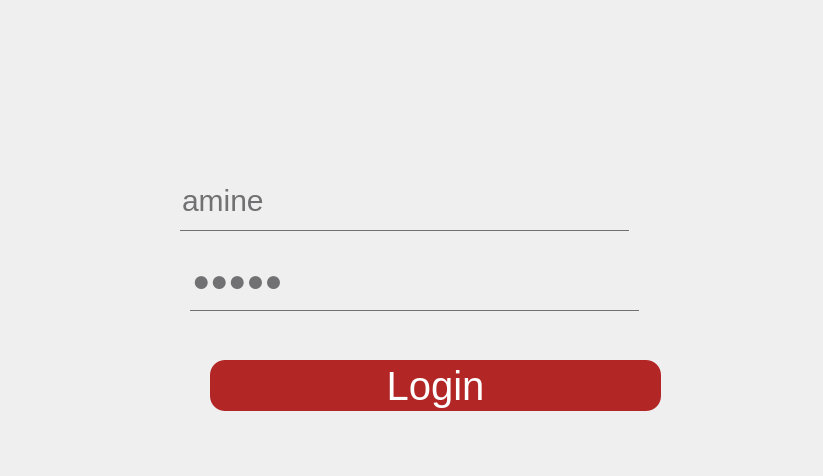
<?xml version="1.0" encoding="UTF-8"?>
<ui version="4.0">
 <class>Form</class>
 <widget class="QWidget" name="Form">
  <property name="geometry">
   <rect>
    <x>0</x>
    <y>0</y>
    <width>823</width>
    <height>476</height>
   </rect>
  </property>
  <property name="windowTitle">
   <string>Form</string>
  </property>
  <widget class="QLineEdit" name="username">
   <property name="geometry">
    <rect>
     <x>180</x>
     <y>170</y>
     <width>449</width>
     <height>61</height>
    </rect>
   </property>
   <property name="cursor">
    <cursorShape>IBeamCursor</cursorShape>
   </property>
   <property name="styleSheet">
    <string notr="true">QLineEdit {
background:transparent;
border:none;
color:#717072;
border-bottom:1px solid #717072;
font-size:30px;
font-family:Arial, Helvetica, sans-serif;
}</string>
   </property>
   <property name="text">
    <string>amine</string>
   </property>
   <property name="placeholderText">
    <string>Username</string>
   </property>
  </widget>
  <widget class="QLineEdit" name="password">
   <property name="geometry">
    <rect>
     <x>190</x>
     <y>250</y>
     <width>449</width>
     <height>61</height>
    </rect>
   </property>
   <property name="cursor">
    <cursorShape>IBeamCursor</cursorShape>
   </property>
   <property name="styleSheet">
    <string notr="true">QLineEdit {
background:transparent;
border:none;
color:#717072;
border-bottom:1px solid #717072;
font-size:30px;
font-family:Arial, Helvetica, sans-serif;
}</string>
   </property>
   <property name="text">
    <string>amine</string>
   </property>
   <property name="echoMode">
    <enum>QLineEdit::Password</enum>
   </property>
   <property name="placeholderText">
    <string>Password</string>
   </property>
  </widget>
  <widget class="QPushButton" name="login">
   <property name="geometry">
    <rect>
     <x>210</x>
     <y>360</y>
     <width>451</width>
     <height>51</height>
    </rect>
   </property>
   <property name="styleSheet">
    <string notr="true">QPushButton {
color: #fff;
background:#b22626;
border-radius: 15px;
font-size:40px;
font-family:Arial, Helvetica, sans-serif;
}
QPushButton:hover {
color:#fff;
border:15px;
background:#6a1616;
}
</string>
   </property>
   <property name="text">
    <string>Login</string>
   </property>
  </widget>
  <widget class="QWidget" name="widget" native="true">
   <property name="geometry">
    <rect>
     <x>70</x>
     <y>49</y>
     <width>681</width>
     <height>391</height>
    </rect>
   </property>
  </widget>
 </widget>
 <resources/>
 <connections/>
</ui>
